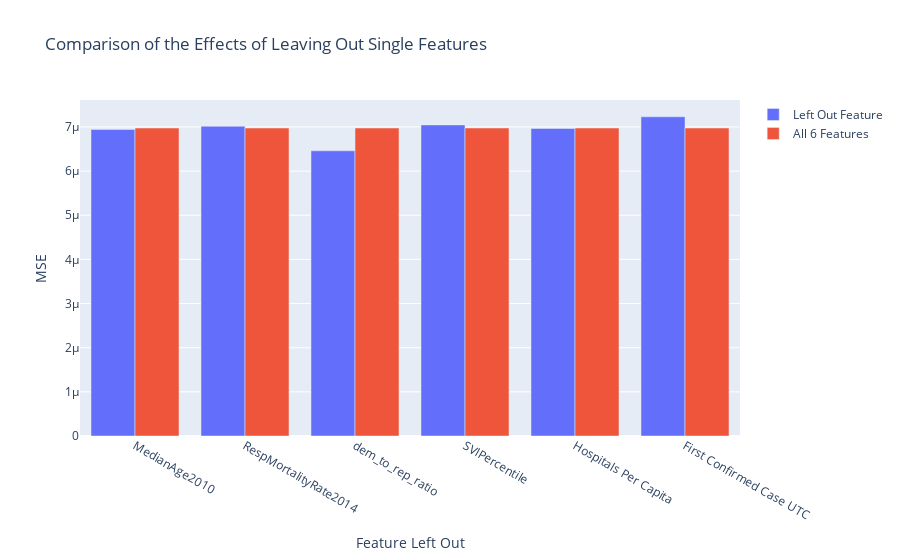

Here is the notebook cell this chart was saved with:
### Code cell
#losses is a dictionary where keys = features of the model, value = mean squared error of the model
def compare_features(losses):
    names = list(losses.keys())
    fig = go.Figure([
        go.Bar(x = names, y = list(losses.values()), name="Left Out Feature"), 
        go.Bar(x = names, y = list([combo_0_loss for _ in usable_features]), name="All 6 Features")
    ])
    return fig
fig = compare_features(losses)
fig.update_layout(
    title="Comparison of the Effects of Leaving Out Single Features",
    xaxis_title="Feature Left Out",
    yaxis_title="MSE")
fig.show()

### Figure 1 — Plotly figure (JSON) as saved in the notebook; plotly's stock layout.template omitted (floating-point values rounded to 4 significant figures)
{"data": [{"name": "Left Out Feature", "type": "bar", "x": ["MedianAge2010", "RespMortalityRate2014", "dem_to_rep_ratio", "SVIPercentile", "Hospitals Per Capita", "First Confirmed Case UTC"], "y": [6.944e-06, 7.017e-06, 6.46e-06, 7.046e-06, 6.965e-06, 7.23e-06]}, {"name": "All 6 Features", "type": "bar", "x": ["MedianAge2010", "RespMortalityRate2014", "dem_to_rep_ratio", "SVIPercentile", "Hospitals Per Capita", "First Confirmed Case UTC"], "y": [6.976e-06, 6.976e-06, 6.976e-06, 6.976e-06, 6.976e-06, 6.976e-06]}], "layout": {"title": {"text": "Comparison of the Effects of Leaving Out Single Features"}, "xaxis": {"title": {"text": "Feature Left Out"}}, "yaxis": {"title": {"text": "MSE"}}}}
